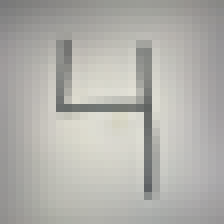
#> input picture resized_images/blackwritten4_resized.png, 28 x 28 px, found by its file name (shown 8 times larger)
$ jupyter execute --allow-errors 'Neural Network.ipynb'   (shell and % lines are left out)
#> lines starting #> are read from the running program, lines starting #| are printed output that depends on the picture; long printed decimals are rounded
[cell 1]
import numpy as np
import matplotlib.pyplot
import scipy.special

import matplotlib.pyplot as plt

# helper to load data from PNG image files
import imageio.v3
# glob helps select multiple files using patterns
#import glob


# neural network class definition
class neuralNetwork:


    # initialise the neural network
    def __init__(self, inputnodes, hiddennodes, outputnodes, learningrate):
        # set number of nodes in each input, hidden, output layer
        self.inodes = inputnodes
        self.hnodes = hiddennodes
        self.onodes = outputnodes

        # link weight matrices, wih and who
        # weights inside the arrays are w_i_j, where link is from node i to node j in the next layer
        # w11 w21
        # w12 w22 etc
        self.wih = np.random.normal(0.0, pow(self.inodes, -0.5), (self.hnodes, self.inodes))
        self.who = np.random.normal(0.0, pow(self.hnodes, -0.5), (self.onodes, self.hnodes))

        # learning rate
        self.lr = learningrate

        # activation function is the sigmoid function
        self.activation_function = lambda x: scipy.special.expit(x)

        pass


    # train the neural network
    def train(self, inputs_list, targets_list):
        # convert inputs list to 2d array
        inputs = np.array(inputs_list, ndmin=2).T
        targets = np.array(targets_list, ndmin=2).T

        # calculate signals into hidden layer
        hidden_inputs = np.dot(self.wih, inputs)
        # calculate the signals emerging from hidden layer
        hidden_outputs = self.activation_function(hidden_inputs)

        # calculate signals into final output layer
        final_inputs = np.dot(self.who, hidden_outputs)
        # calculate the signals emerging from final output layer
        final_outputs = self.activation_function(final_inputs)

        # output layer error is the (target - actual)
        output_errors = targets - final_outputs
        # hidden layer error is the output_errors, split by weights, recombined at hidden nodes
        hidden_errors = np.dot(self.who.T, output_errors)

        # update the weights for the links between the hidden and output layers
        self.who += self.lr * np.dot((output_errors * final_outputs * (1.0 - final_outputs)), np.transpose(hidden_outputs))

        # update the weights for the links between the input and hidden layers
        self.wih += self.lr * np.dot((hidden_errors * hidden_outputs * (1.0 - hidden_outputs)), np.transpose(inputs))

        pass


    # query the neural network
    def query(self, inputs_list):
        # convert inputs list to 2d array
        inputs = np.array(inputs_list, ndmin=2).T

        # calculate signals into hidden layer
        hidden_inputs = np.dot(self.wih, inputs)
        # calculate the signals emerging from hidden layer
        hidden_outputs = self.activation_function(hidden_inputs)

        # calculate signals into final output layer
        final_inputs = np.dot(self.who, hidden_outputs)
        # calculate the signals emerging from final output layer
        final_outputs = self.activation_function(final_inputs)

        return final_outputs

[cell 2]
# number of input, hidden and output nodes
input_nodes = 784
hidden_nodes = 200
output_nodes = 10

# learning rate
learning_rate = 0.1

# create instance of neural network
n = neuralNetwork(input_nodes,hidden_nodes,output_nodes, learning_rate)

#> (a cell that did not finish here is left out)

[cell 4]
# train the neural network

# epochs is the number of times the training data set is used for training
epochs = 2

#> (the rest of this cell did not finish here and is left out)

[cell 5]
# test the neural network with our own images

# load image data from png files into an array
print ("loading ... my_own_images/2828_my_own_image.png")
img_array = imageio.v3.imread('blackwritten4_resized.png', mode='F')
#> img_array: shape (28, 28) float32; min 96.44, max 223, mean 176.1

# reshape from 28x28 to list of 784 values, invert values
img_data  = 255.0 - img_array.reshape(784)
#> img_data = 784 values, max 158.6 at index 662, min 31.96 at index 324, mean 78.87

# then scale data to range from 0.01 to 1.0
img_data = (img_data / 255.0 * 0.99) + 0.01
#> img_data = 784 values, max 0.626 at index 662, min 0.134 at index 324, mean 0.316
print("min = ", np.min(img_data))
#| min =  0.1341
print("max = ", np.max(img_data))
#| max =  0.6256

# plot image
matplotlib.pyplot.imshow(img_data.reshape(28,28), cmap='Greys', interpolation='None')

# query the network
outputs = n.query(img_data)
#> in query, `inputs = np.array(inputs_list, ndmin=2).T`: inputs has the same summary as img_data outside query
#> in query, `hidden_inputs = np.dot(self.wih, inputs)`: hidden_inputs = 200 values, max 0.889 at index 56, min -0.734 at index 69, mean 0.0363
#> in query, `hidden_inputs = np.dot(self.wih, inputs)`:
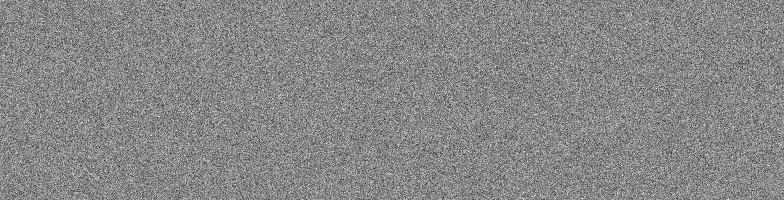
#> self.wih: shape (200, 784) float64; min -0.173, max 0.153, mean 0.000192; drawn with min black and max white
#> in query, `hidden_outputs = self.activation_function(hidden_inputs)`: hidden_outputs = 200 values, max 0.709 at index 56, min 0.324 at index 69, mean 0.509
#> in query, `final_inputs = np.dot(self.who, hidden_outputs)`: final_inputs = [0.0964, -0.394, 0.303, -1.01, 0.822, 0.499, -0.534, 0.373, -0.0568, 0.542]
#> in query, `final_outputs = self.activation_function(final_inputs)`: final_outputs = [0.524, 0.403, 0.575, 0.267, 0.695, 0.622, 0.37, 0.592, 0.486, 0.632]
#> outputs has the same summary as final_outputs in query
print (outputs)
#| [[0.5241]
#|  [0.4028]
#|  [0.5752]
#|  [0.2669]
#|  [0.6947]
#|  [0.6222]
#|  [0.3695]
#|  [0.5922]
#|  [0.4858]
#|  [0.6323]]

# the index of the highest value corresponds to the label
label = np.argmax(outputs)
#> label = 4
print("network says ", label)
#| network says  4
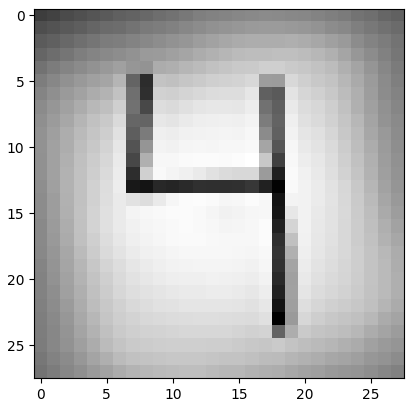
#> figure drawn by matplotlib, 1 panel
